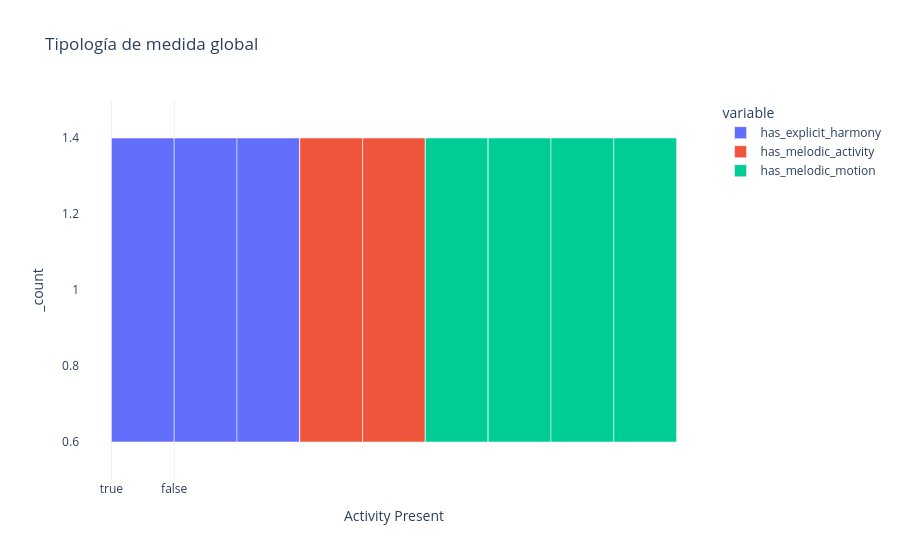

The notebook cell this image was saved under:
### Markdown cell above
## 1. Tipología de medida global

### Code cell
activity_counts = (
    df[["has_explicit_harmony", "has_melodic_activity", "has_melodic_motion"]]
    .value_counts()
    .reset_index(name="count")
)

fig = px.bar(
    activity_counts,
    x="count",
    y=["has_explicit_harmony", "has_melodic_activity", "has_melodic_motion"],
    orientation="h",
    title="Tipología de medida global",
    labels={"value": "Activity Present", "count": "Number of Measures"},
)

fig.show()

### Figure 1 — Plotly figure (JSON) as saved in the notebook; plotly's stock layout.template omitted (floating-point values rounded to 4 significant figures)
{"data": [{"hovertemplate": "variable=has_explicit_harmony<br>Activity Present=%{x}<br>_count=%{y}<extra></extra>", "legendgroup": "has_explicit_harmony", "marker": {"color": "#636efa", "pattern": {"shape": ""}}, "name": "has_explicit_harmony", "orientation": "h", "showlegend": true, "textposition": "auto", "type": "bar", "x": [true, false, false, false, true, true], "xaxis": "x", "y": [1, 1, 1, 1, 1, 1], "yaxis": "y"}, {"hovertemplate": "variable=has_melodic_activity<br>Activity Present=%{x}<br>_count=%{y}<extra></extra>", "legendgroup": "has_melodic_activity", "marker": {"color": "#EF553B", "pattern": {"shape": ""}}, "name": "has_melodic_activity", "orientation": "h", "showlegend": true, "textposition": "auto", "type": "bar", "x": [true, false, true, true, false, true], "xaxis": "x", "y": [1, 1, 1, 1, 1, 1], "yaxis": "y"}, {"hovertemplate": "variable=has_melodic_motion<br>Activity Present=%{x}<br>_count=%{y}<extra></extra>", "legendgroup": "has_melodic_motion", "marker": {"color": "#00cc96", "pattern": {"shape": ""}}, "name": "has_melodic_motion", "orientation": "h", "showlegend": true, "textposition": "auto", "type": "bar", "x": [true, false, true, false, false, false], "xaxis": "x", "y": [1, 1, 1, 1, 1, 1], "yaxis": "y"}], "layout": {"barmode": "relative", "legend": {"title": {"text": "variable"}, "tracegroupgap": 0}, "title": {"text": "Tipología de medida global"}, "xaxis": {"anchor": "y", "domain": [0, 1], "title": {"text": "Activity Present"}}, "yaxis": {"anchor": "x", "domain": [0, 1], "title": {"text": "_count"}}}}
